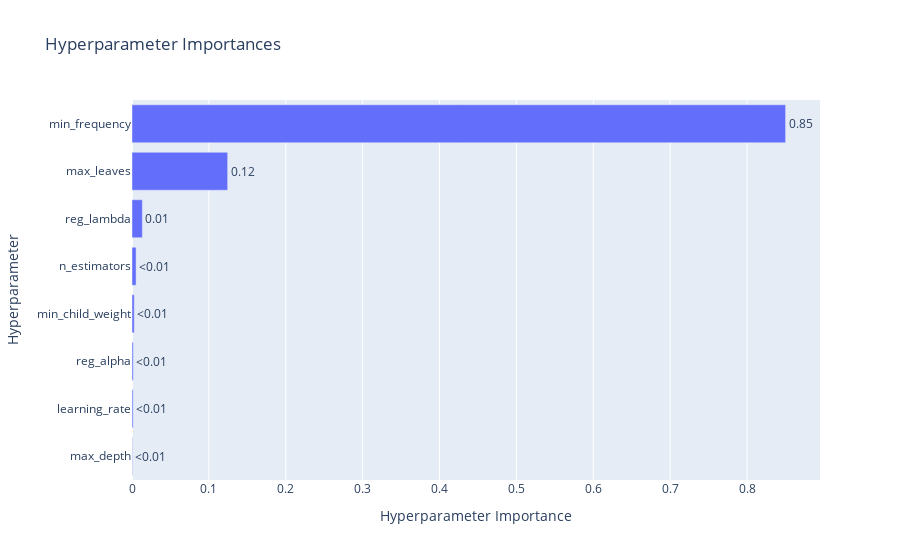

Notebook cell for this chart:
### Markdown cell above
5. ¿Qué tendencias puede observar a partir del gráfico de coordenadas paralelas? 

RESPUESTA: Como las líneas de color obscuro marcan valores más pequeños de la función objetivo, estas representan las mejores configuración de parámetros. Entre ellas se destaca la utilización de un bajo "min_frecuency", alto "max_leaves" y alto "n_estimators".

### Code cell
# 3. Gráfico de importancia de hiperparámetros
from optuna.visualization import plot_param_importances
print("Optuna Pruning model")
plot_param_importances(study_optuna_pruning)

### Figure 1 — Plotly figure (JSON) as saved in the notebook; plotly's stock layout.template omitted (floating-point values rounded to 4 significant figures)
{"data": [{"cliponaxis": false, "hovertemplate": ["max_depth (IntDistribution): 0.0005929926590051137<extra></extra>", "learning_rate (FloatDistribution): 0.0014661076322263081<extra></extra>", "reg_alpha (FloatDistribution): 0.0016464911252941185<extra></extra>", "min_child_weight (IntDistribution): 0.002907812190438067<extra></extra>", "n_estimators (IntDistribution): 0.005312942104047501<extra></extra>", "reg_lambda (FloatDistribution): 0.013460625377622538<extra></extra>", "max_leaves (IntDistribution): 0.12444769254051462<extra></extra>", "min_frequency (FloatDistribution): 0.8501653363708516<extra></extra>"], "name": "Objective Value", "orientation": "h", "text": ["<0.01", "<0.01", "<0.01", "<0.01", "<0.01", "0.01", "0.12", "0.85"], "textposition": "outside", "type": "bar", "x": [0.000593, 0.001466, 0.001646, 0.002908, 0.005313, 0.01346, 0.1244, 0.8502], "y": ["max_depth", "learning_rate", "reg_alpha", "min_child_weight", "n_estimators", "reg_lambda", "max_leaves", "min_frequency"]}], "layout": {"autosize": true, "title": {"text": "Hyperparameter Importances"}, "xaxis": {"autorange": true, "range": [0, 0.8949], "title": {"text": "Hyperparameter Importance"}, "type": "linear"}, "yaxis": {"autorange": true, "range": [-0.5, 7.5], "title": {"text": "Hyperparameter"}, "type": "category"}}}
